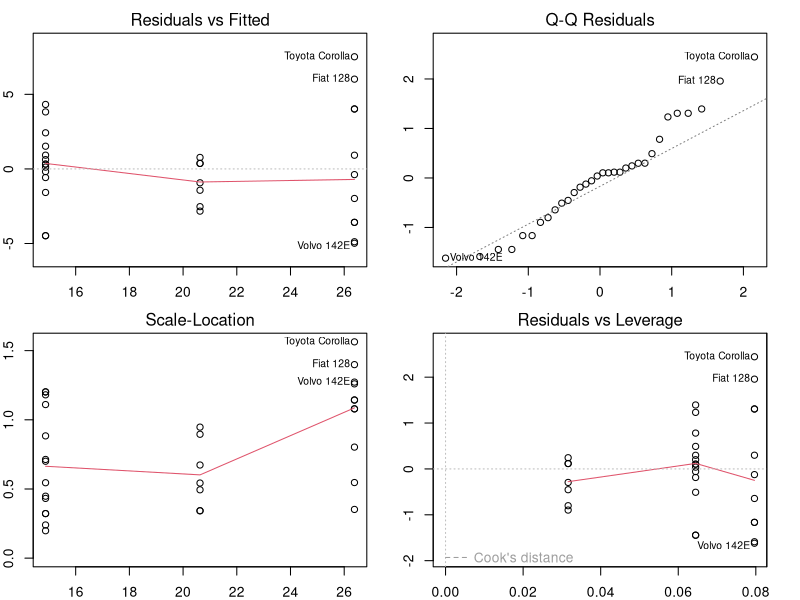

Write R code to recreate this figure.
## ---- chunk 1
library(ggplot2)
data(mtcars)
fit <- lm(mpg~cyl,data=mtcars)
par(mfrow=c(2,2),mar=c(2,2,2,2))
plot(fit)
